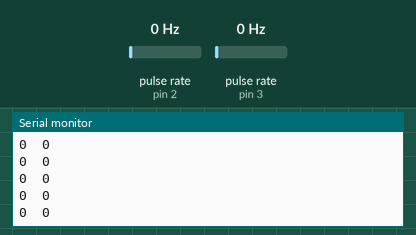
The sketch below on a simulated Arduino Uno, built with avr-gcc and run on an emulated ATmega328P. On the bench: the last lines printed to the serial monitor. Wiring (inferred from the names in the program): 2 × pulse sensor: data pin 2 / data pin 3. The test bench sets the inputs (shaded band); at power-on: pulse rate (sensors on pin 2, pin 3) 0 Hz.

Above: at 1.2 s.
1.3 s: pulse rate (sensor on pin 2) set to 50 Hz
At 2.0 s:
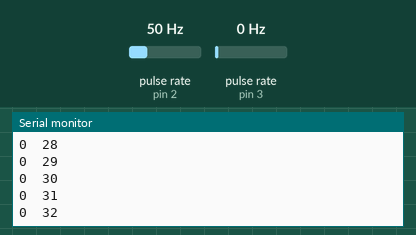
4.3 s: pulse rate (sensor on pin 3) set to 4 Hz
At 4.8 s:
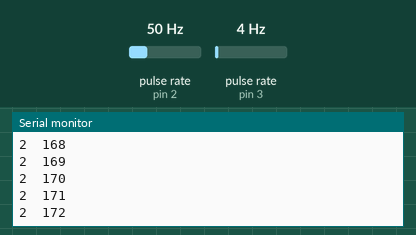
5.8 s: pulse rate (sensor on pin 2) set to 4 Hz
At 6.4 s:
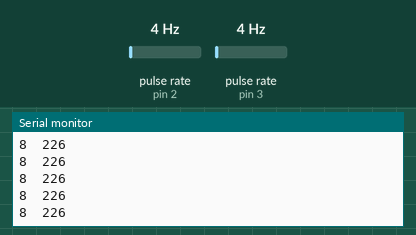
7.3 s: pulse rate (sensor on pin 3) set to 50 Hz
At 8.2 s:
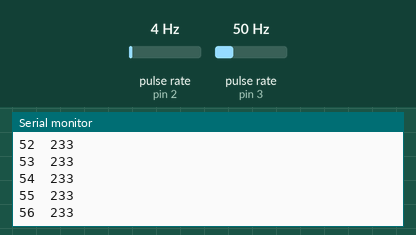
Timing chart, 0 to 9.8 s (numbered marks = the images above; inputs shaded):
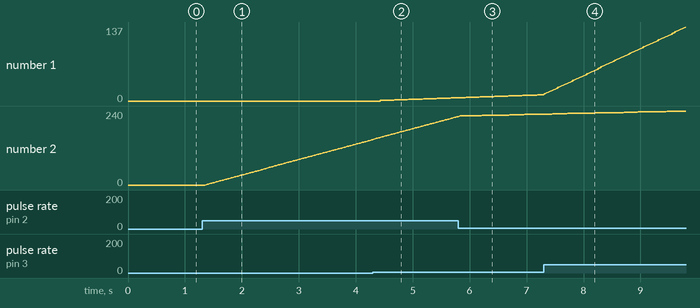

Measured:
- after the input at 1.3 s, the serial monitor: prints a new line after 0.07 s (image 1)
- plotted number 2: 0 → 147 after the input at 1.3 s

The sketch:

Encoder_Testing.ino
```cpp
/* This is a quick program to monitor the status of the encoders
to measure the 'ticks' per revolution */

int encoderLeft = 2; // left encoder is on anaog pin A0, which will function as a digital pin
int encoderRight = 3; // right encoder is on analog pin A1, which will function as a digital pin
volatile unsigned int count_left = 0; // start the count at 0
volatile unsigned int count_right = 0;
void setup()
{
// put your setup code here, to run once:
pinMode(encoderLeft,INPUT);
pinMode(encoderRight,INPUT);
Serial.begin(9600);
attachInterrupt(digitalPinToInterrupt(encoderRight),counter_right,RISING); //buzz
attachInterrupt(digitalPinToInterrupt(encoderLeft),counter_left,RISING); // count the amount of ticks in one revolution

}

void loop()
{
     // put your main code here, to run repeatedly:

    // read the state of the encoder pins
    //int encoderLeftStatus = digitalRead(encoderLeft);
    //int encoderRightStatus = digitalRead(encoderRight);

    // print to the serial monitor to see what's going on
    //Serial.print("Left: ");Serial.print(encoderLeftStatus);
    //Serial.print("\t Right: ");Serial.println(encoderRightStatus);

    Serial.print(count_right);
    Serial.print("\t");
    Serial.print(count_left);
    Serial.print("\n");

    delay(20);

}

void counter_right()
{
  count_right = count_right + 1;
  //Serial.print("Right: "); legacy, makes the interrupt not work as intended because of time to execute
  //Serial.println(count_right); ''   ''
}

//increments a counter
void counter_left()
{
  count_left = count_left + 1;
  //Serial.print("Left: "); same as counter_right reasons
  //Serial.println(count_left);

}


// distance traveled = (circumfrence)*(#revolutions)
//revolutions = (distance)/(circumfrence)
// #ticks = (ticks/revolution) * (#revolutions)
// wheel diameter is 2.3 - 2.5 inches
// circumference is roughly (2.4)pi = 7.536 inches
```
